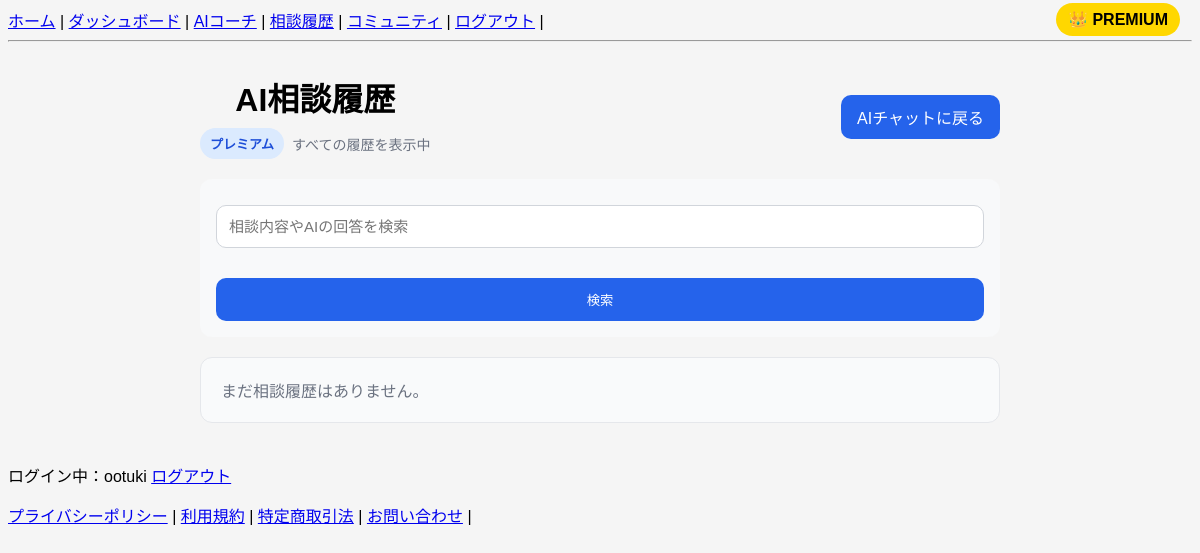
Before: /ai-chat-history/ (signed in) with the older database file.
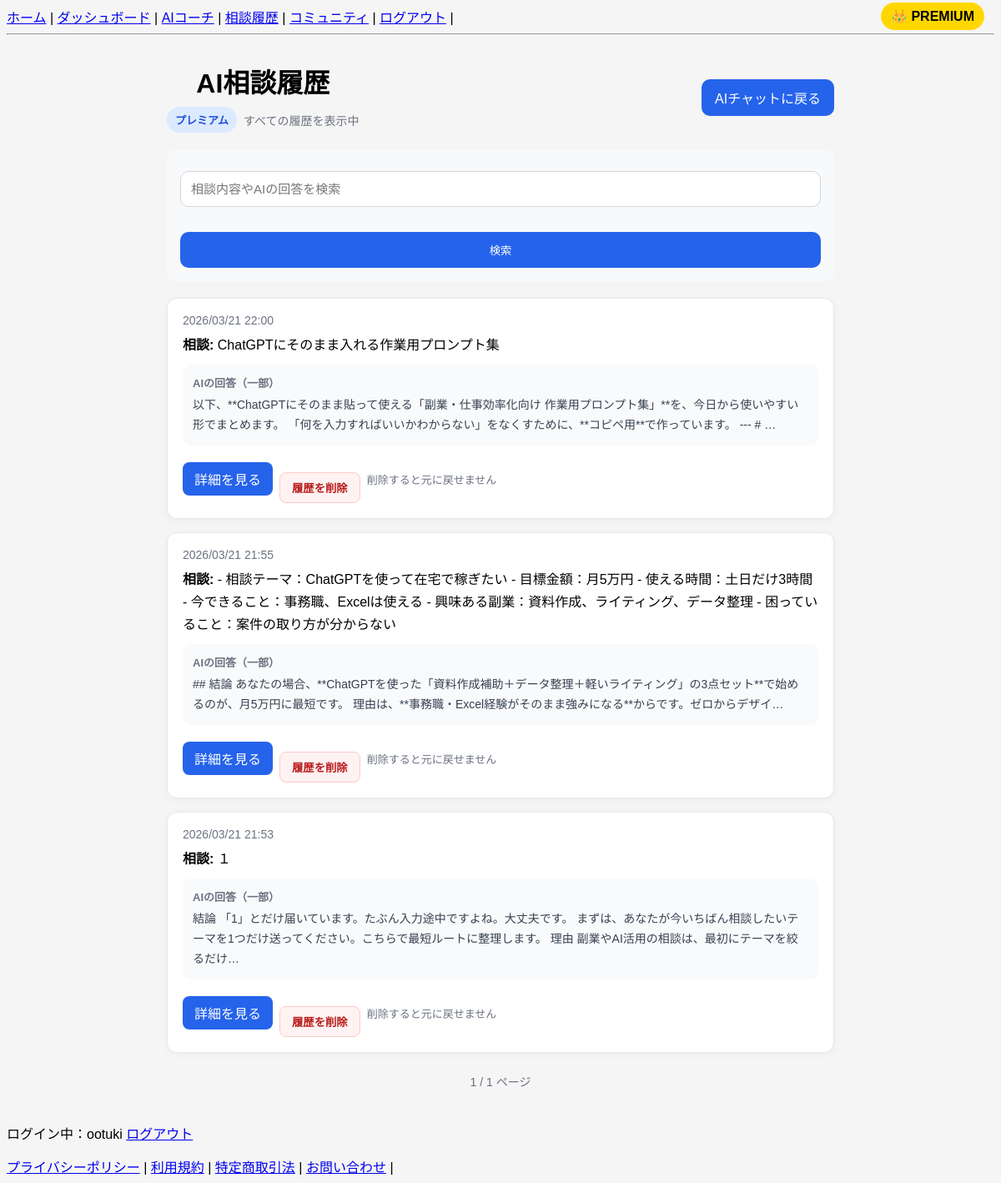
After: the same page with the newer database file.
### snippets/models.py (models this page shows, shortened)
class AIChatHistory(models.Model):
    user = models.ForeignKey(User, on_delete=models.CASCADE)
    question = models.TextField()
    answer = models.TextField()
    created_at = models.DateTimeField(default=timezone.now)

### snippets/views/history_views.py (the view)
# urls.py: path("ai-chat-history/", ai_chat_history, name="ai_chat_history"),
@login_required
def ai_chat_history(request):
    profile, _ = Profile.objects.get_or_create(user=request.user)
    q = request.GET.get("q", "").strip()
    all_histories = AIChatHistory.objects.filter(user=request.user)
    if q:
        all_histories = all_histories.filter(
            Q(question__icontains=q) | Q(answer__icontains=q)
        )
    all_histories = all_histories.order_by("-created_at")
    if profile.is_premium:
        paginator = Paginator(all_histories, 10)
        page_number = request.GET.get("page")
        page_obj = paginator.get_page(page_number)
        histories = list(page_obj.object_list)
        is_limited = False
    else:
        histories = list(all_histories[:3])
        page_obj = None
        is_limited = all_histories.count() > 3
    for history in histories:
        history.highlighted_question = highlight_text(history.question, q)
        history.highlighted_answer = highlight_text(history.answer, q)
    return render(request, "snippets/ai_chat_history.html", {
        "histories": histories,
        "is_premium": profile.is_premium,
        "is_limited": is_limited,
        "q": q,
        "page_obj": page_obj,
    })

### snippets/views/history_views.py (called while the page is built)
def highlight_text(text, keyword):
    escaped_text = escape(text)
    escaped_keyword = escape(keyword)
    if not keyword:
        return escaped_text
    highlighted = escaped_text.replace(
        escaped_keyword,
        f'<mark style="background: #fef08a; padding: 0 2px; border-radius: 4px;">{escaped_keyword}</mark>'
    )
    return mark_safe(highlighted)

### snippets/templates/snippets/ai_chat_history.html (shortened to what this page needs)
{% extends "snippets/base.html" %}
{% block content %}
<div style="max-width: 800px; margin: 0 auto; padding: 24px;">
  <div style="display: flex; justify-content: space-between; align-items: center; gap: 12px; flex-wrap: wrap; margin-bottom: 20px;">
    <div>
      <h1 style="margin: 0 0 8px 0;">AI相談履歴</h1>
      <div style="display: flex; gap: 8px; align-items: center; flex-wrap: wrap;">
        {% if is_premium %}
          <span style="display: inline-block; background: #dbeafe; color: #1d4ed8; font-size: 13px; font-weight: 700; padding: 6px 10px; border-radius: 999px;">
            プレミアム
          </span>
          <span style="color: #6b7280; font-size: 14px;">
            すべての履歴を表示中
          </span>
        {% endif %}
      </div>
    </div>
    <a href="{% url 'ai_chat' %}"
       style="display: inline-block; background: #2563eb; color: white; text-decoration: none; padding: 10px 16px; border-radius: 10px;">
      AIチャットに戻る
    </a>
  </div>
  <form method="get" style="background: #f8f9fa; padding: 16px; border-radius: 12px; margin-bottom: 20px;">
    <div style="display: flex; gap: 10px; flex-wrap: wrap;">
      <input
        type="text"
        name="q"
        value="{{ q }}"
        placeholder="相談内容やAIの回答を検索"
        style="flex: 1; min-width: 220px; padding: 12px; border: 1px solid #d1d5db; border-radius: 10px; font-size: 15px; box-sizing: border-box;"
      >
      <button
        type="submit"
        style="background: #2563eb; color: white; border: none; padding: 12px 18px; border-radius: 10px; cursor: pointer;"
      >
        検索
      </button>
    </div>
  </form>
  {% for history in histories %}
  <div style="background: white; border: 1px solid #e5e7eb; border-radius: 12px; padding: 18px; margin-bottom: 16px; box-shadow: 0 2px 8px rgba(0,0,0,0.04);">
  <p style="margin: 0 0 8px 0; color: #6b7280; font-size: 14px;">
    {{ history.created_at|date:"Y/m/d H:i" }}
  </p>
  <p style="margin: 0 0 10px 0; line-height: 1.7;">
    <strong>相談:</strong> {{ history.highlighted_question|safe }}
  </p>
  <div style="background: #f9fafb; border-radius: 10px; padding: 12px; margin-bottom: 12px;">
    <p style="margin: 0 0 6px 0; font-size: 13px; color: #6b7280; font-weight: 700;">
      AIの回答（一部）
    </p>
    <p style="margin: 0; line-height: 1.7; color: #374151; font-size: 14px;">
      {{ history.answer|truncatechars:120 }}
    </p>
  </div>
  <div style="display: flex; gap: 8px; flex-wrap: wrap; align-items: center;">
    <a href="{% url 'ai_chat_history_detail' history.id %}"
       style="display: inline-block; background: #2563eb; color: white; text-decoration: none; padding: 8px 14px; border-radius: 8px;">
      詳細を見る
    </a>
    <form method="post" action="{% url 'delete_ai_chat_history' history.id %}" style="margin: 0;">
      <button
        type="submit"
        onclick="return confirm('この相談履歴を削除しますか？');"
        style="background: #fef2f2; color: #b91c1c; border: 1px solid #fecaca; padding: 8px 14px; border-radius: 8px; cursor: pointer; font-weight: 700;"
      >
        履歴を削除
      </button>
    </form>
    <span style="font-size: 13px; color: #6b7280;">
      削除すると元に戻せません
    </span>
  </div>
</div>
  {% empty %}
    <div style="background: #f9fafb; border: 1px solid #e5e7eb; border-radius: 12px; padding: 20px;">
      {% if q %}
        <p style="margin: 0; color: #6b7280;">該当する相談履歴が見つかりませんでした。</p>
      {% else %}
        <p style="margin: 0; color: #6b7280;">まだ相談履歴はありません。</p>
      {% endif %}
    </div>
  {% endfor %}
{% if is_premium and page_obj %}
  <div style="display: flex; justify-content: center; align-items: center; gap: 10px; flex-wrap: wrap; margin-top: 24px;">
    <span style="color: #6b7280; font-size: 14px;">
      {{ page_obj.number }} / {{ page_obj.paginator.num_pages }} ページ
    </span>
  </div>
{% endif %}
</div>
{% endblock %}

Changed rows visible on the page:
added AIChatHistory: created_at "2026/03/21 22:00", highlighted_question "ChatGPTにそのまま入れる作業用プロンプト集", answer "以下、**ChatGPTにそのまま貼って使える「副業・仕事効率化向け 作業用プロンプト集」**を、今日から使いやすい形でまとめます。 「何を入力すればいいかわからない」をなくすために、**コピペ用**で作っています。 --- # …"
added AIChatHistory: created_at "2026/03/21 21:55", highlighted_question "- 相談テーマ：ChatGPTを使って在宅で稼ぎたい - 目標金額：月5万円 - 使える時間：土日だけ3時間 - 今できること：事務職、Excelは使える - 興味ある副業：資料作成、ライティング、データ整理 - 困っていること：案件の取り方が分からない", answer "## 結論 あなたの場合、**ChatGPTを使った「資料作成補助＋データ整理＋軽いライティング」の3点セット**で始めるのが、月5万円に最短です。 理由は、**事務職・Excel経験がそのまま強みになる**からです。ゼロからデザイ…"
added AIChatHistory: created_at "2026/03/21 21:53", highlighted_question "１", answer "結論 「1」とだけ届いています。たぶん入力途中ですよね。大丈夫です。 まずは、あなたが今いちばん相談したいテーマを1つだけ送ってください。こちらで最短ルートに整理します。 理由 副業やAI活用の相談は、最初にテーマを絞るだけ…"
Other visible differences:
{{ page_obj.number }}: (not shown) → "1"
{{ page_obj.paginator.num_pages }}: (not shown) → "1"
text no longer shown: "まだ相談履歴はありません。"
text now shown: "/ ページ"
